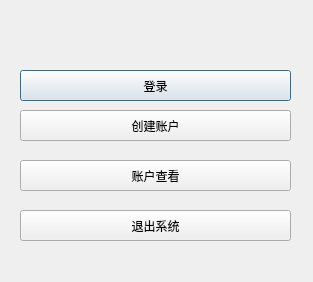
<?xml version="1.0" encoding="UTF-8"?>
<ui version="4.0">
 <class>bank</class>
 <widget class="QMainWindow" name="bank">
  <property name="geometry">
   <rect>
    <x>0</x>
    <y>0</y>
    <width>313</width>
    <height>282</height>
   </rect>
  </property>
  <property name="sizePolicy">
   <sizepolicy hsizetype="Fixed" vsizetype="Fixed">
    <horstretch>0</horstretch>
    <verstretch>0</verstretch>
   </sizepolicy>
  </property>
  <property name="windowTitle">
   <string>银行系统</string>
  </property>
  <widget class="QWidget" name="centralwidget">
   <widget class="QPushButton" name="loginButton">
    <property name="geometry">
     <rect>
      <x>20</x>
      <y>70</y>
      <width>271</width>
      <height>31</height>
     </rect>
    </property>
    <property name="text">
     <string>登录</string>
    </property>
    <property name="default">
     <bool>true</bool>
    </property>
   </widget>
   <widget class="QPushButton" name="createAccountButton">
    <property name="geometry">
     <rect>
      <x>20</x>
      <y>110</y>
      <width>271</width>
      <height>31</height>
     </rect>
    </property>
    <property name="text">
     <string>创建账户</string>
    </property>
   </widget>
   <widget class="QPushButton" name="exitButton">
    <property name="geometry">
     <rect>
      <x>20</x>
      <y>210</y>
      <width>271</width>
      <height>31</height>
     </rect>
    </property>
    <property name="text">
     <string>退出系统</string>
    </property>
   </widget>
   <widget class="QPushButton" name="printAccountButton">
    <property name="geometry">
     <rect>
      <x>20</x>
      <y>160</y>
      <width>271</width>
      <height>31</height>
     </rect>
    </property>
    <property name="text">
     <string>账户查看</string>
    </property>
   </widget>
  </widget>
 </widget>
 <resources/>
 <connections/>
</ui>
